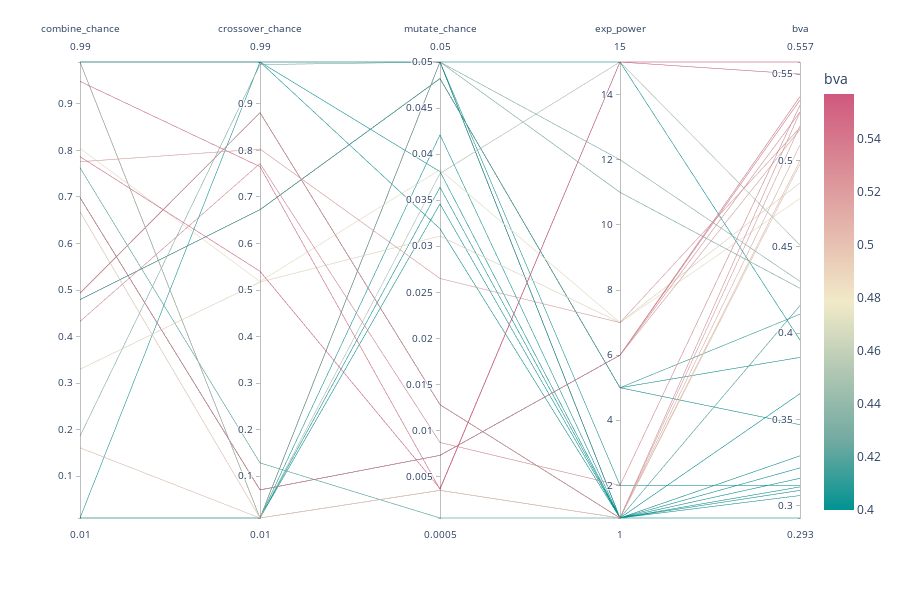

The notebook cell this image was saved under:
### Code cell
k = 'bva'
tdf = df.sort_index(ascending=False)#[:10]
fig = px.parallel_coordinates(tdf, color=k,
              dimensions=['combine_chance', 'crossover_chance', 'mutate_chance', 'exp_power',
                         #'dec_f0','dec_f1','dec_f2','dec_f3',
                          'bva'],
              color_continuous_scale=px.colors.diverging.Tealrose,
              range_color=[0.4,df[k].max()],
              color_continuous_midpoint=.25)
fig.show()

### Figure 1 — Plotly figure (JSON) as saved in the notebook; plotly's stock layout.template omitted (floating-point values rounded to 4 significant figures)
{"data": [{"dimensions": [{"label": "combine_chance", "values": [0.1609, 0.6681, 0.4325, 0.7628, 0.99, 0.99, 0.1861, 0.7756, 0.8043, 0.3297, 0.99, 0.9484, 0.7866, 0.01, 0.01, 0.99, 0.01, 0.99, 0.99, 0.99, 0.99, 0.99, 0.6986, 0.4794, 0.4933, 0.6986, 0.4794, 0.4933, 0.6986, 0.6986, 0.4794, 0.4933]}, {"label": "crossover_chance", "values": [0.01, 0.01, 0.7717, 0.1284, 0.99, 0.01, 0.9844, 0.8029, 0.5182, 0.5171, 0.01, 0.7651, 0.5402, 0.99, 0.01, 0.01, 0.01, 0.99, 0.01, 0.01, 0.99, 0.01, 0.0704, 0.6726, 0.8811, 0.0704, 0.6726, 0.8811, 0.0704, 0.0704, 0.6726, 0.8811]}, {"label": "mutate_chance", "values": [0.0035, 0.0035, 0.0087, 0.0005, 0.05, 0.05, 0.05, 0.0265, 0.0383, 0.0311, 0.05, 0.0036, 0.0037, 0.05, 0.05, 0.0421, 0.0346, 0.0319, 0.0364, 0.0379, 0.0381, 0.05, 0.0073, 0.0482, 0.0128, 0.0073, 0.0482, 0.0128, 0.0073, 0.0073, 0.0482, 0.0128]}, {"label": "exp_power", "values": [1, 1, 2, 1, 2, 11, 12, 7, 7, 7, 1, 15, 15, 1, 1, 1, 1, 1, 1, 15, 1, 15, 6, 5, 1, 6, 5, 1, 6, 6, 5, 1]}, {"label": "bva", "values": [0.5, 0.498, 0.532, 0.416, 0.312, 0.426, 0.43, 0.519, 0.478, 0.487, 0.316, 0.55, 0.557, 0.311, 0.293, 0.329, 0.322, 0.365, 0.306, 0.451, 0.309, 0.396, 0.535, 0.347, 0.528, 0.537, 0.386, 0.509, 0.518, 0.528, 0.411, 0.52]}], "domain": {"x": [0, 1], "y": [0, 1]}, "line": {"color": [0.5, 0.498, 0.532, 0.416, 0.312, 0.426, 0.43, 0.519, 0.478, 0.487, 0.316, 0.55, 0.557, 0.311, 0.293, 0.329, 0.322, 0.365, 0.306, 0.451, 0.309, 0.396, 0.535, 0.347, 0.528, 0.537, 0.386, 0.509, 0.518, 0.528, 0.411, 0.52], "coloraxis": "coloraxis"}, "name": "", "type": "parcoords"}], "layout": {"coloraxis": {"cmax": 0.557, "cmid": 0.25, "cmin": 0.4, "colorbar": {"title": {"text": "bva"}}, "colorscale": [[0, "rgb(0, 147, 146)"], [0.1667, "rgb(114, 170, 161)"], [0.3333, "rgb(177, 199, 179)"], [0.5, "rgb(241, 234, 200)"], [0.6667, "rgb(229, 185, 173)"], [0.8333, "rgb(217, 137, 148)"], [1, "rgb(208, 88, 126)"]]}, "height": 600, "legend": {"tracegroupgap": 0}, "margin": {"t": 60}}}
